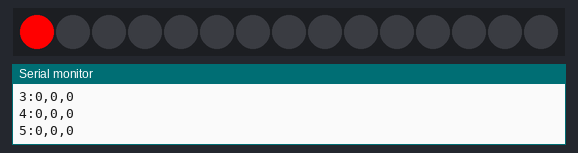
Simulated run of this sketch. Board: Arduino Uno, built with avr-gcc and run on an emulated ATmega328P. On the bench: 15 RGB LEDs in strip order, left to right, the last lines printed to the serial monitor. Wiring (inferred from the names in the program): WS2812 LEDs: data pin 6.

Above: at 1.18 s.
At 5.9 s:
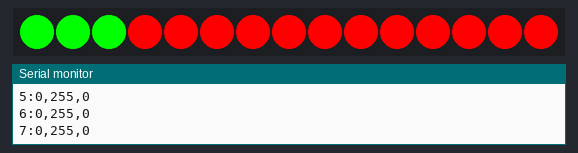
At 10.67 s:
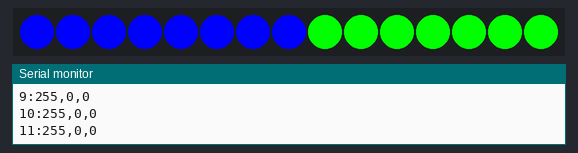
At 20.83 s:
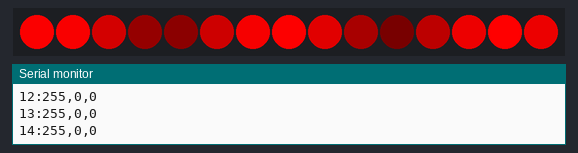
At 28.9 s:
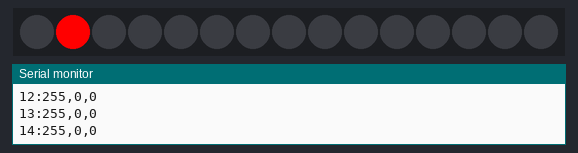
At 39.76 s:
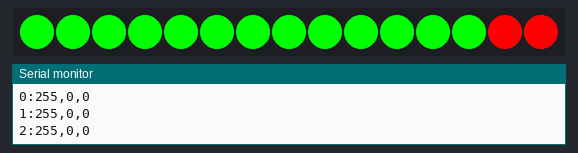

The sketch:

simplecolor.ino
```cpp
/**
*  Simple WS2812B / Neopixel Driver
*  Dana Sniezko & Alex Segura
*  Coded at Hacker School (http://www.hackerschool.com), Summer 2014
*
*  General resources:
*  http://www.avr-asm-tutorial.net/avr_en/beginner/
*  http://www.avrbeginners.net/
*  http://www.arduino.cc/
*  https://learn.adafruit.com/adafruit-neopixel-uberguide/overview
**/

#define NUM_LEDS 15        // number of LEDs
#define BYTES (NUM_LEDS*3) // each LED has 3 color channels, NUM_LED*3
#define PORT PORTD         // PORTD, see http://www.arduino.cc/en/Reference/PortManipulation
#define LEDPIN PORTD6      // pin 6 on Arduino
#define DEBUG true         // Debug is on

uint8_t* leds = NULL;

void setup() {

  if(DEBUG) {  Serial.begin(9600); }
  delay(1000);                      // wait a second!
  DDRD = DDRD | B01000000;          // set pin 6 on PortD to output
  leds = (uint8_t*) malloc(BYTES);  // allocate a memory block, great!
  memset(leds,0,BYTES);             // zero out this memory space

}


void loop() {
 seqFill(255,0,0,30); // seq fill red
 seqFill(0,255,0,30); // seq fill green
 seqFill(0,0,255,30); // seq fill blue
 scanner(255,0,0,40); // larson scanner
 sine(0.05,10);
 //rainbow(0.01,10); // rainbows .... to implement
}

// sequential fill
void seqFill(uint8_t r, uint8_t g, uint8_t b, uint8_t wait) {
  // loop through
  for (int x=0; x < NUM_LEDS; x++) {
    if(DEBUG) {  debug(x); }
    setColor(x,r,g,b);
    updateStrip();
    delay(wait);
  }
}

// quick fill
void quickFill(uint8_t r, uint8_t g, uint8_t b, uint8_t wait) {
  // loop through
  for (int x=0; x < NUM_LEDS; x++) {
    if(DEBUG) {  debug(x); }
    setColor(x,r,g,b);
  }
  updateStrip();
  delay(wait);
}

// Larson Scanner
void scanner(uint8_t r, uint8_t g, uint8_t b, uint8_t wait) {
  for (int x=0; x < NUM_LEDS; x++) {
    clear();
    setColor(x,r,g,b);
    updateStrip();
    delay(wait);
  }
  for (int x=NUM_LEDS; x > 0; x--) {
    clear();
    setColor(x,r,g,b);
    updateStrip();
    delay(wait);
  }
}

// Sine wave
void sine(float rt, uint8_t wait) {
  float in,r;
  for(in = 0; in < PI*2; in = in+rt) {
    for(int i=0; i < NUM_LEDS; i++) {
      // 3 offset sine waves make a rainbow
      r = sin(i+in) * 127 + 128;
      setColor(i,(uint8_t)r,0,0);
    }
    updateStrip();
    delay(wait);
  }
}

// blank out strip buffer
void clear() {
  memset(leds,0,BYTES);
}

// debug function, prints out buffer at position x
void debug(uint16_t x) {
  uint8_t *p = leds + x*3;
  Serial.print(x);
  Serial.print(":");
  Serial.print(*p++);
  Serial.print(",");
  Serial.print(*p++);
  Serial.print(",");
  Serial.println(*p);

}

// make a color from RGB values, these strips are wired GRB so store in that order
void setColor(uint16_t pixel,uint8_t r, uint8_t g, uint8_t b) {
  uint8_t *p = leds + pixel*3;
  *p++ = g;
  *p++ = r;
  *p = b;
}

void updateStrip() {
  noInterrupts(); // disable interrupts, we need fine control
  volatile uint8_t *p = leds; // pointer
  volatile uint8_t current = *p++; // get current byte, point to next byte
  volatile uint8_t high = PORT | _BV(LEDPIN); // high = PORTD6 is high
  volatile uint8_t low =  PORT & ~_BV(LEDPIN); // all are low
  volatile uint8_t temp = low; // start temp at low
  volatile uint8_t bits = 8; // 8 bits per color chanel
  volatile uint8_t bytes = BYTES; // bytes in data

    /**
    * To send a 1, we need:
    * 13 cycles on, 7 off
    *
    * To send a 0, we need:
    * 6 cycles on, 14 off
    **/
  asm volatile(
  "sendbit:"  "\n\t"                 // Label for sending a bit (T=0)
    "st %a[portptr],%[high]"  "\n\t" // 2 cycles, set port HIGH, needed for sending either 0 or 1 (T=2)
    "sbrc %[cur],7" "\n\t"           // if MSB a 1, do the next instruction, else skip (1-2 cycle) (T=4)
    "mov %[temp],%[high]" "\n\t"     // move high into temp, 1 cycle (T=4)
    "dec %[bits]" "\n\t"             // decrement bit count, 1 cycle (T=5)
    "nop" "\n\t"                     // do nothing for 1 cycle (T=6)
    "st %a[portptr],%[temp]"  "\n\t" // move temp val into port, 2 cycles (T=8)
    "mov %[temp],%[low]"  "\n\t"     // move low into temp, 1 cycle (T=9)
    "breq newbyte"  "\n\t"           // if bit count is 0, go to next byte, 1 or 2 cycles? (T=10)
    "rol %[cur]"  "\n\t"             // shift current byte left, 1 cycle (T=11)
    "nop" "\n\t"                     // do nothing for 1 cycle (T=12)
    "nop" "\n\t"                     // do nothing for 1 cycle (T=13)
    "st %a[portptr],%[low]" "\n\t"   // 2 cycles, sets port LOW (T=15)
    "nop" "\n\t"                     // do nothing for 1 cycle (T=16)
    "nop" "\n\t"                     // do nothing for 1 cycle (T=17)
    "nop" "\n\t"                     // do nothing for 1 cycle (T=18)
    "rjmp sendbit"  "\n\t"           // jump back to the bit label (T=20)
  "newbyte:"  "\n\t"                 // label for next byte (T=10)
    "ldi %[bits],8" "\n\t"           // reset bit count to 8 bits (T=11)
    "st %a[portptr],%[low]" "\n\t"   // 2 cycles, sets PORT to LOW (T=12)
    "dec %[bytes]"  "\n\t"           // remove 1 from byte count, 1 cycle (T=13)
    "ld  %[cur],%a[p]+" "\n\t"       // advance the pointer, load as current byte, 2 cycles (T=15)
    "nop" "\n\t"                     // do nothing for 1 cycle 1 (T=16)
    "nop" "\n\t"                     // do nothing for 1 cycle 1 (T=17)
    "nop" "\n\t"                     // do nothing for 1 cycle 1 (T=18)
    "brne sendbit"  "\n\t"           // (T=20) if byte count is not 0, send another bit!
  :
  // outputs NONE
  :
  // inputs
  // helpful resource: http://www.nongnu.org/avr-libc/user-manual/inline_asm.html
  [portptr] "e" (&PORT),
  [bits] "r" (bits),
  [bytes] "r" (bytes),
  [temp] "r" (temp),
  [high] "r" (high),
  [low] "r" (low),
  [p] "e" (p),
  [cur] "r" (current)
  );
  delayMicroseconds(60); // latch data
  interrupts(); // we can enable interrupts again
}
```
